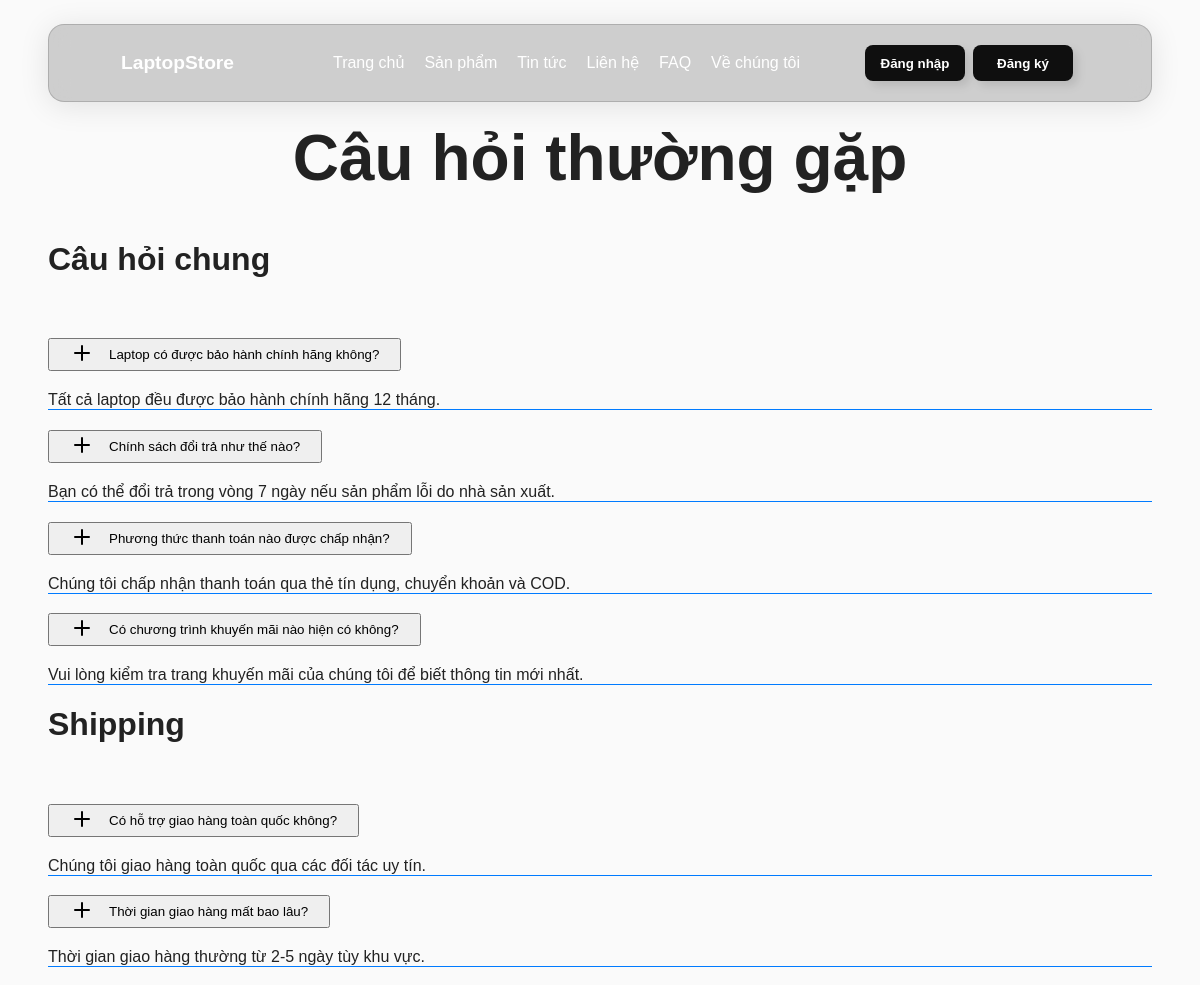
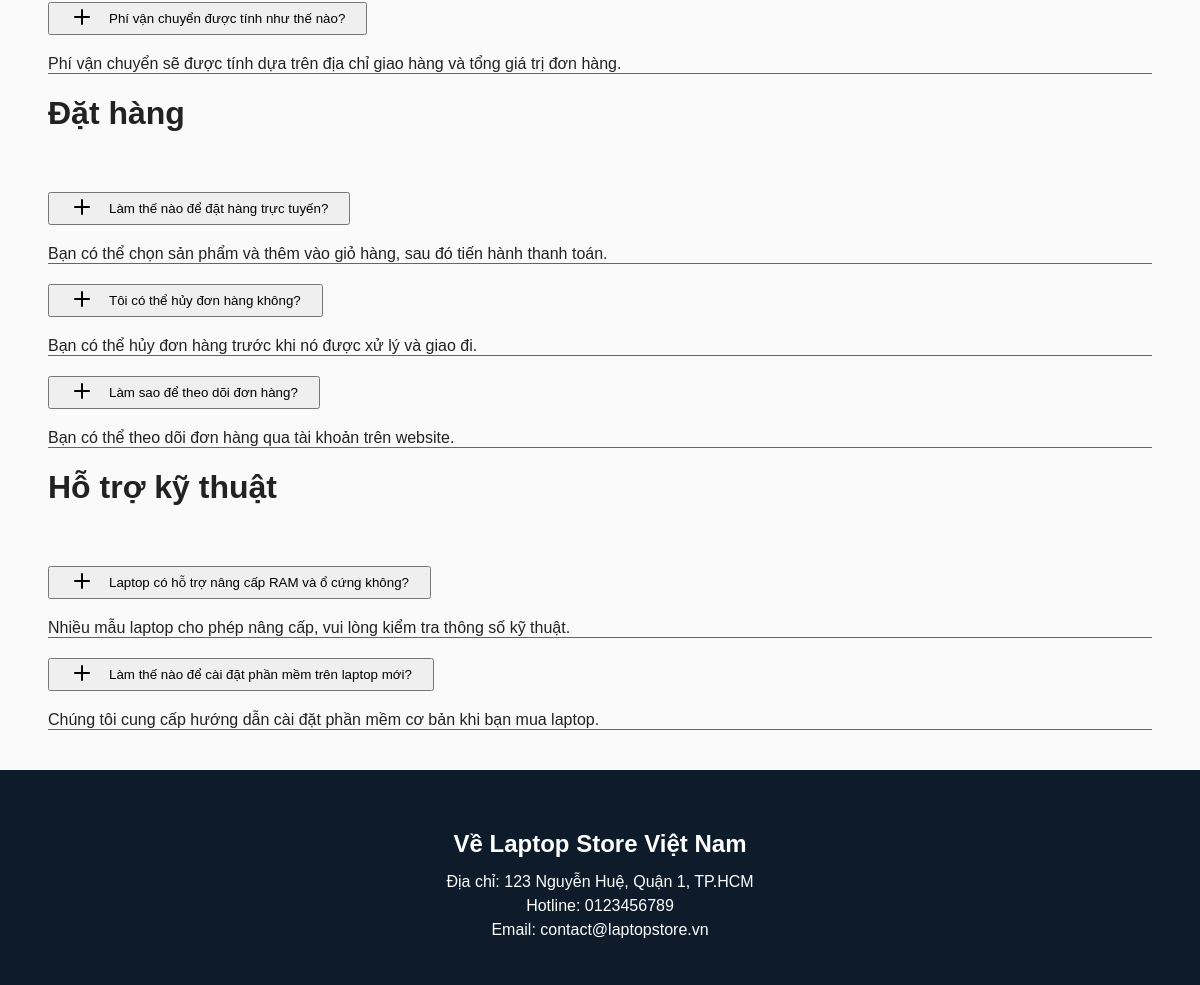
/public/index.php?page=faq, run on the app's committed database (2 pictures, top to bottom).
### tables this page shows
CREATE TABLE faqs (
    id INT AUTO_INCREMENT PRIMARY KEY,
    question TEXT NOT NULL,
    answer TEXT,
    type ENUM('Câu hỏi chung', 'Shipping', 'Đặt hàng', 'Hỗ trợ kỹ thuật') DEFAULT 'Câu hỏi chung',
    created_at DATETIME DEFAULT CURRENT_TIMESTAMP
);

### app/controllers/FAQController.php (called while the page is built, shortened)
<?php
class FAQController
{
    public function index()
    {
        require_once "../app/core/Database.php";
        require_once "../app/models/FAQ.php";
        $db = (new Database())->getConnection();
        $faqModel = new FAQ($db);
        $faqs = $faqModel->all();
        $view = "faq.php";
        include "../app/views/layouts/header.php";
        include "../app/views/$view";
        include "../app/views/layouts/footer.php";
    }
}

### public/index.php (called while the page is built, shortened)
<?php
$router = new Router();
$router->handle();

### app/models/FAQ.php (called while the page is built, shortened)
<?php
class FAQ {
    private $db;
    public function __construct($db)
    {
        $this->db = $db;
    }
    public function all()
    {
        $result = $this->db->query("SELECT id, question, answer, type FROM faqs");
        return $result->fetch_all(MYSQLI_ASSOC);
    }
}

### app/views/faq.php (the view, shortened to what this page needs)
<div class="page">
  <div class="faq-container">
    <div class="faq-page-header d-print-none">
      <div class="row align-items-center">
        <div class="col">
          <h1 class="faq-page-title">
            Câu hỏi thường gặp
          </h1>
        </div>
      </div>
    </div>
    <?php
    $grouped = [];
    foreach ($faqs as $faq) {
        $grouped[$faq['type']][] = $faq;
    }
    $globalIndex = 0;
    foreach ($grouped as $type => $questions):
    ?>
    <div class="hr-text hr-text-center mb-4"><?= htmlspecialchars($type) ?></div>
    <div class="mb-5">
      <div class="accordion" id="faqAccordion-<?= htmlspecialchars($type) ?>">
        <?php
        foreach ($questions as $faq):
        ?>
        <div class="accordion-item">
          <h2 class="accordion-header" id="heading<?= $globalIndex ?>">
            <button class="accordion-button collapsed" type="button" data-bs-toggle="collapse" data-bs-target="#collapse<?= $globalIndex ?>" aria-expanded="false" aria-controls="collapse<?= $globalIndex ?>">
              <div class="accordion-button-toggle accordion-button-toggle-plus">
                <svg xmlns="http://www.w3.org/2000/svg" width="24" height="24" viewBox="0 0 24 24" fill="none" stroke="currentColor" stroke-width="2" stroke-linecap="round" stroke-linejoin="round" class="icon icon-1">
                  <path d="M12 5l0 14"></path>
                  <path d="M5 12l14 0"></path>
                </svg>
              </div>
              <?= htmlspecialchars($faq['question']) ?>
            </button>
          </h2>
          <div id="collapse<?= $globalIndex ?>" class="accordion-collapse collapse" aria-labelledby="heading<?= $globalIndex ?>" data-bs-parent="#faqAccordion-<?= htmlspecialchars($type) ?>">
            <div class="accordion-body">
              <?= nl2br(htmlspecialchars($faq['answer'])) ?>
            </div>
          </div>
        </div>
        <?php
        $globalIndex++;
        endforeach;
        ?>
      </div>
    </div>
    <?php endforeach; ?>
  </div>
  </div>

### public/css/style.css (style rules this page uses)
body { margin: 0; font-family: Arial, sans-serif; color: #222; background-color: #FAFAFA; }

### public/css/faq.css (style rules this page uses)
.faq-container { width: 92%; margin-left: auto; margin-right: auto; }
.faq-page-header { margin-bottom: 40px; }
.faq-page-title { margin-top: 10px; font-size: 4rem; font-weight: bold; text-align: center; line-height: 1.2; }
.hr-text::before, .hr-text::after { content: ""; flex: 1; border-bottom: 5px solid rgba(0, 123, 255, 0.5); }
.hr-text { font-weight: bold; font-size: 2rem; line-height: 1.2; margin-top: 20px; }
.accordion { border-radius: 0; margin-top: 40px; overflow: hidden; }
.accordion-item { border: none; border-bottom: 1px solid rgba(0, 123, 255); border-radius: 0 !important; }
.accordion-button { position: relative; display: flex; justify-content: flex-start; align-items: center; gap: 15px; padding-left: 20px; padding-right: 20px; }
.accordion-button-toggle { flex-shrink: 0; margin-left: 0; }
.accordion-collapse { transition: height 0.5s ease-in-out; }
.page { margin-top: 120px; }

### data on the page
faqs: question "Laptop có được bảo hành chính hãng không?", answer "Tất cả laptop đều được bảo hành chính hãng 12 tháng."
faqs: question "Chính sách đổi trả như thế nào?", answer "Bạn có thể đổi trả trong vòng 7 ngày nếu sản phẩm lỗi do nhà sản xuất."
faqs: question "Phương thức thanh toán nào được chấp nhận?", answer "Chúng tôi chấp nhận thanh toán qua thẻ tín dụng, chuyển khoản và COD."
faqs: question "Có chương trình khuyến mãi nào hiện có không?", answer "Vui lòng kiểm tra trang khuyến mãi của chúng tôi để biết thông tin mới nhất."
faqs: question "Có hỗ trợ giao hàng toàn quốc không?", answer "Chúng tôi giao hàng toàn quốc qua các đối tác uy tín."
faqs: question "Thời gian giao hàng mất bao lâu?", answer "Thời gian giao hàng thường từ 2-5 ngày tùy khu vực."
faqs: question "Phí vận chuyển được tính như thế nào?", answer "Phí vận chuyển sẽ được tính dựa trên địa chỉ giao hàng và tổng giá trị đơn hàng."
faqs: question "Làm thế nào để đặt hàng trực tuyến?", answer "Bạn có thể chọn sản phẩm và thêm vào giỏ hàng, sau đó tiến hành thanh toán."
faqs: question "Tôi có thể hủy đơn hàng không?", answer "Bạn có thể hủy đơn hàng trước khi nó được xử lý và giao đi."
faqs: question "Làm sao để theo dõi đơn hàng?", answer "Bạn có thể theo dõi đơn hàng qua tài khoản trên website."
faqs: question "Laptop có hỗ trợ nâng cấp RAM và ổ cứng không?", answer "Nhiều mẫu laptop cho phép nâng cấp, vui lòng kiểm tra thông số kỹ thuật."
faqs: question "Làm thế nào để cài đặt phần mềm trên laptop mới?", answer "Chúng tôi cung cấp hướng dẫn cài đặt phần mềm cơ bản khi bạn mua laptop."

### other printed values
$type "Câu hỏi chung"
$type "Shipping"
$type "Đặt hàng"
$type "Hỗ trợ kỹ thuật"
$settings['company_name'] "Laptop Store Việt Nam"
$settings['company_address'] "123 Nguyễn Huệ, Quận 1, TP.HCM"
$settings['company_phone'] "0123456789"
$settings['company_email'] "contact@laptopstore.vn"
